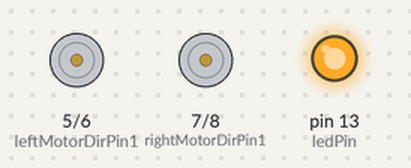
Simulated run of this program. Board: Teensy 3. Shown: motor-driver pin pairs drawn as motors (green arrow = first pin HIGH = forward, orange = second pin HIGH = backward, longer = more drive, scaled by the enable pin), output pins drawn as LEDs (lit = HIGH).

Above: at 1.5 s.
At 4.0 s:
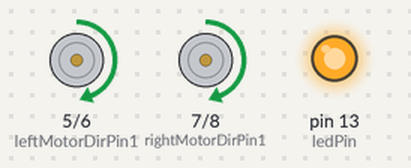
Timing chart, 0 to 6.9 s (numbered marks = the images above):
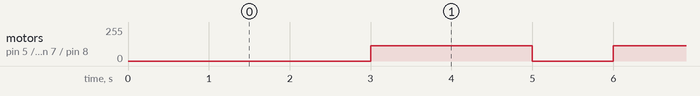

Measured:
- by itself, motor on pin 5 (leftMotorDirPin1) / pin 6 (leftMotorDirPin2), motor on pin 7 (rightMotorDirPin1) / pin 8 (rightMotorDirPin2): alternates forward 115/255 for 2.0 s and stopped for 1.0 s

The program:

main.cpp
```cpp
#include <Arduino.h>
#include <Metro.h>

const int forTime = 2000;
const int restTime = 1000;

const int ledPin = LED_BUILTIN;
const int leftMotorDirPin1 = 5;
const int leftMotorDirPin2 = 6;
const int leftMotorEnPin = 3;
const int rightMotorDirPin1 = 7;
const int rightMotorDirPin2 = 8;
const int rightMotorEnPin = 4;

typedef enum {
  STATE_FORWARD, STATE_REST
} States_t;

States_t state;
int forCoeff = 50;
int refDutyCycle = 230;

static Metro restTimer = Metro(restTime);
static Metro forTimer = Metro(forTime);

bool restTimerExpired(void);
bool forTimerExpired(void);
void moveForward(void);
void rest(void);
void leftMotorFor(int);
void rightMotorFor(int);
void leftMotorStop(void);
void rightMotorStop(void);

void setup() {
  // put your setup code here, to run once:
  pinMode(ledPin, OUTPUT);
  digitalWrite(ledPin, HIGH);
  pinMode(leftMotorDirPin1, OUTPUT);
  pinMode(leftMotorDirPin2, OUTPUT);
  pinMode(rightMotorDirPin1, OUTPUT);
  pinMode(rightMotorDirPin2, OUTPUT);
  Serial.begin(9600);
}

void loop() {
  // put your main code here, to run repeatedly:
  switch (state) {
    case STATE_REST:
      if(restTimerExpired()) moveForward();
      break;
    case STATE_FORWARD:
      if(forTimerExpired()) rest();
      break;
    default:
      break;    // Should never get into an unhandled state
  }
}

 bool restTimerExpired(){
   return restTimer.check();
 }

 bool forTimerExpired(){
   return forTimer.check();
}

void moveForward(){
  state = STATE_FORWARD;
  forTimer.reset();
  leftMotorFor(forCoeff);
  rightMotorFor(forCoeff);
}

void rest(){
  state = STATE_REST;
  restTimer.reset();
  leftMotorStop();
  rightMotorStop();
}

void leftMotorFor(int coeff){
  int dutyCycle = coeff*refDutyCycle*0.01;
  analogWrite(leftMotorEnPin, dutyCycle);
  digitalWrite(leftMotorDirPin1, HIGH);
  digitalWrite(leftMotorDirPin2, LOW);
};

void rightMotorFor(int coeff){
  int dutyCycle = coeff*refDutyCycle*0.01;
  analogWrite(rightMotorEnPin, dutyCycle);
  digitalWrite(rightMotorDirPin1, HIGH);
  digitalWrite(rightMotorDirPin2, LOW);
};

void leftMotorStop(){
  digitalWrite(leftMotorDirPin1, LOW);
  digitalWrite(leftMotorDirPin2, LOW);
};

void rightMotorStop(){
  digitalWrite(rightMotorDirPin1, LOW);
  digitalWrite(rightMotorDirPin2, LOW);
};
```
